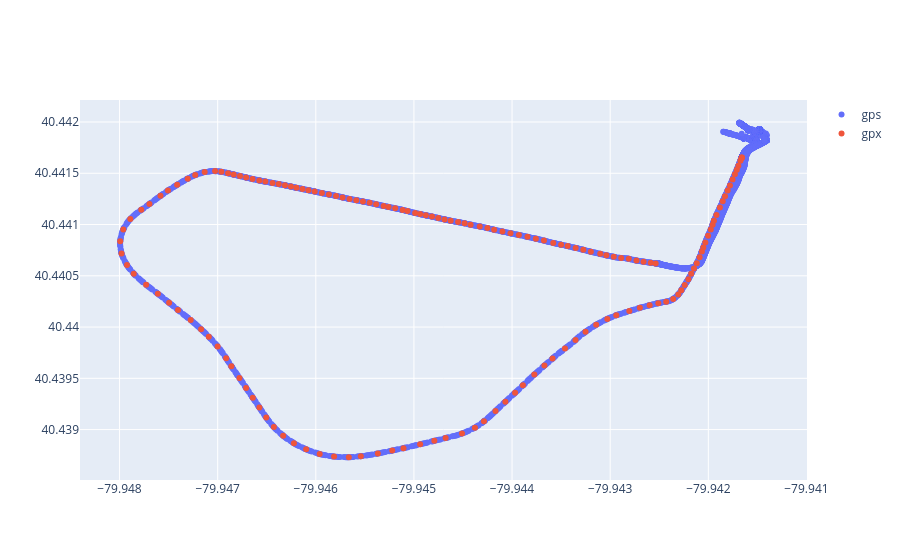

Notebook source saved alongside this figure:
### Code cell
fig = go.Figure()
fig.add_trace(go.Scatter(x=gps.position_long, y=gps.position_lat,
                         mode='markers', customdata=gps[['utc_timestamp']],
                         hovertemplate="%{customdata[0]}: (%{x}, %{y})", name='gps'))
fig.add_trace(go.Scatter(x=gpx.longitude, y=gpx.latitude,
                         mode='markers', customdata=gpx[['time']],
                         hovertemplate="%{customdata[0]}: (%{x}, %{y})", name='gpx'))
fig.show()

### Figure 1 — Plotly figure (JSON) as saved in the notebook; plotly's stock layout.template omitted (floating-point values rounded to 4 significant figures; data arrays with more than 128 entries replaced by an {"elided": "..."} marker saying what was removed)
{"data": [{"customdata": {"elided": "6202x1 str values"}, "hovertemplate": "%{customdata[0]}: (%{x}, %{y})", "mode": "markers", "name": "gps", "type": "scatter", "x": {"elided": "6202 float values"}, "y": {"elided": "6202 float values"}}, {"customdata": {"elided": "159x1 str values"}, "hovertemplate": "%{customdata[0]}: (%{x}, %{y})", "mode": "markers", "name": "gpx", "type": "scatter", "x": {"elided": "159 float values"}, "y": {"elided": "159 float values"}}], "layout": {}}
